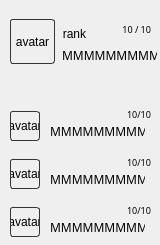
         <widget class="QWidget" name="_w_player_results_4" native="true">
          <property name="minimumSize">
           <size>
            <width>160</width>
            <height>0</height>
           </size>
          </property>
          <property name="maximumSize">
           <size>
            <width>160</width>
            <height>16777215</height>
           </size>
          </property>
          <layout class="QVBoxLayout" name="verticalLayout_4">
           <property name="spacing">
            <number>3</number>
           </property>
           <property name="leftMargin">
            <number>0</number>
           </property>
           <property name="topMargin">
            <number>9</number>
           </property>
           <property name="rightMargin">
            <number>0</number>
           </property>
           <property name="bottomMargin">
            <number>0</number>
           </property>
           <item>
            <widget class="QWidget" name="_w_player_4" native="true">
             <property name="minimumSize">
              <size>
               <width>160</width>
               <height>65</height>
              </size>
             </property>
             <property name="maximumSize">
              <size>
               <width>160</width>
               <height>65</height>
              </size>
             </property>
             <widget class="QLabel" name="_l_avatar_4">
              <property name="geometry">
               <rect>
                <x>10</x>
                <y>10</y>
                <width>45</width>
                <height>45</height>
               </rect>
              </property>
              <property name="minimumSize">
               <size>
                <width>45</width>
                <height>45</height>
               </size>
              </property>
              <property name="maximumSize">
               <size>
                <width>45</width>
                <height>45</height>
               </size>
              </property>
              <property name="styleSheet">
               <string notr="true">border-radius: 3px;
border: 1px solid rgb(54, 54, 54);</string>
              </property>
              <property name="text">
               <string>avatar</string>
              </property>
              <property name="scaledContents">
               <bool>true</bool>
              </property>
              <property name="alignment">
               <set>Qt::AlignCenter</set>
              </property>
             </widget>
             <widget class="QLabel" name="_l_rank_4">
              <property name="geometry">
               <rect>
                <x>62</x>
                <y>10</y>
                <width>25</width>
                <height>29</height>
               </rect>
              </property>
              <property name="minimumSize">
               <size>
                <width>25</width>
                <height>29</height>
               </size>
              </property>
              <property name="maximumSize">
               <size>
                <width>25</width>
                <height>29</height>
               </size>
              </property>
              <property name="text">
               <string>rank</string>
              </property>
              <property name="scaledContents">
               <bool>true</bool>
              </property>
              <property name="alignment">
               <set>Qt::AlignCenter</set>
              </property>
             </widget>
             <widget class="QLabel" name="_l_nick_4">
              <property name="geometry">
               <rect>
                <x>62</x>
                <y>38</y>
                <width>95</width>
                <height>16</height>
               </rect>
              </property>
              <property name="minimumSize">
               <size>
                <width>95</width>
                <height>0</height>
               </size>
              </property>
              <property name="maximumSize">
               <size>
                <width>95</width>
                <height>16777215</height>
               </size>
              </property>
              <property name="font">
               <font>
                <family>Revue BT</family>
               </font>
              </property>
              <property name="text">
               <string>MMMMMMMMMM</string>
              </property>
              <property name="alignment">
               <set>Qt::AlignLeading|Qt::AlignLeft|Qt::AlignVCenter</set>
              </property>
             </widget>
             <widget class="QLabel" name="_l_kills_4">
              <property name="geometry">
               <rect>
                <x>90</x>
                <y>10</y>
                <width>61</width>
                <height>20</height>
               </rect>
              </property>
              <property name="font">
               <font>
                <family>Revue BT</family>
                <pointsize>7</pointsize>
               </font>
              </property>
              <property name="text">
               <string>10 / 10</string>
              </property>
              <property name="alignment">
               <set>Qt::AlignRight|Qt::AlignTrailing|Qt::AlignVCenter</set>
              </property>
             </widget>
            </widget>
           </item>
           <item>
            <widget class="QLabel" name="label_6">
             <property name="maximumSize">
              <size>
               <width>16777215</width>
               <height>27</height>
              </size>
             </property>
             <property name="text">
              <string/>
             </property>
             <property name="pixmap">
              <pixmap resource="../resources/resources.qrc">:/menu/menu_middle_2.png</pixmap>
             </property>
             <property name="scaledContents">
              <bool>true</bool>
             </property>
            </widget>
           </item>
           <item>
            <spacer name="verticalSpacer_4">
             <property name="orientation">
              <enum>Qt::Vertical</enum>
             </property>
             <property name="sizeType">
              <enum>QSizePolicy::Minimum</enum>
             </property>
             <property name="sizeHint" stdset="0">
              <size>
               <width>20</width>
               <height>10</height>
              </size>
             </property>
            </spacer>
           </item>
           <item>
            <widget class="QWidget" name="_w_other_player_10" native="true">
             <property name="minimumSize">
              <size>
               <width>160</width>
               <height>45</height>
              </size>
             </property>
             <property name="maximumSize">
              <size>
               <width>160</width>
               <height>45</height>
              </size>
             </property>
             <widget class="QLabel" name="_l_other_avatar_10">
              <property name="geometry">
               <rect>
                <x>10</x>
                <y>7</y>
                <width>30</width>
                <height>30</height>
               </rect>
              </property>
              <property name="minimumSize">
               <size>
                <width>30</width>
                <height>30</height>
               </size>
              </property>
              <property name="maximumSize">
               <size>
                <width>30</width>
                <height>30</height>
               </size>
              </property>
              <property name="styleSheet">
               <string notr="true">border-radius: 3px;
border: 1px solid rgb(54, 54, 54);</string>
              </property>
              <property name="text">
               <string>avatar</string>
              </property>
              <property name="scaledContents">
               <bool>true</bool>
              </property>
              <property name="alignment">
               <set>Qt::AlignCenter</set>
              </property>
             </widget>
             <widget class="QLabel" name="_l_other_nick_10">
              <property name="geometry">
               <rect>
                <x>50</x>
                <y>20</y>
                <width>95</width>
                <height>15</height>
               </rect>
              </property>
              <property name="minimumSize">
               <size>
                <width>95</width>
                <height>0</height>
               </size>
              </property>
              <property name="maximumSize">
               <size>
                <width>95</width>
                <height>16777215</height>
               </size>
              </property>
              <property name="font">
               <font>
                <family>Revue BT</family>
               </font>
              </property>
              <property name="text">
               <string>MMMMMMMMMM</string>
              </property>
              <property name="alignment">
               <set>Qt::AlignLeading|Qt::AlignLeft|Qt::AlignVCenter</set>
              </property>
             </widget>
             <widget class="QLabel" name="_l_other_kills_10">
              <property name="geometry">
               <rect>
                <x>90</x>
                <y>0</y>
                <width>61</width>
                <height>20</height>
               </rect>
              </property>
              <property name="font">
               <font>
                <family>Revue BT</family>
                <pointsize>7</pointsize>
               </font>
              </property>
              <property name="text">
               <string>10/10</string>
              </property>
              <property name="alignment">
               <set>Qt::AlignRight|Qt::AlignTrailing|Qt::AlignVCenter</set>
              </property>
             </widget>
            </widget>
           </item>
           <item>
            <widget class="QWidget" name="_w_other_player_11" native="true">
             <property name="minimumSize">
              <size>
               <width>160</width>
               <height>45</height>
              </size>
             </property>
             <property name="maximumSize">
              <size>
               <width>160</width>
               <height>45</height>
              </size>
             </property>
             <widget class="QLabel" name="_l_other_avatar_11">
              <property name="geometry">
               <rect>
                <x>10</x>
                <y>7</y>
                <width>30</width>
                <height>30</height>
               </rect>
              </property>
              <property name="minimumSize">
               <size>
                <width>30</width>
                <height>30</height>
               </size>
              </property>
              <property name="maximumSize">
               <size>
                <width>30</width>
                <height>30</height>
               </size>
              </property>
              <property name="styleSheet">
               <string notr="true">border-radius: 3px;
border: 1px solid rgb(54, 54, 54);</string>
              </property>
              <property name="text">
               <string>avatar</string>
              </property>
              <property name="scaledContents">
               <bool>true</bool>
              </property>
              <property name="alignment">
               <set>Qt::AlignCenter</set>
              </property>
             </widget>
             <widget class="QLabel" name="_l_other_nick_11">
              <property name="geometry">
               <rect>
                <x>50</x>
                <y>20</y>
                <width>95</width>
                <height>15</height>
               </rect>
              </property>
              <property name="minimumSize">
               <size>
                <width>95</width>
                <height>0</height>
               </size>
              </property>
              <property name="maximumSize">
               <size>
                <width>95</width>
                <height>16777215</height>
               </size>
              </property>
              <property name="font">
               <font>
                <family>Revue BT</family>
               </font>
              </property>
              <property name="text">
               <string>MMMMMMMMMM</string>
              </property>
              <property name="alignment">
               <set>Qt::AlignLeading|Qt::AlignLeft|Qt::AlignVCenter</set>
              </property>
             </widget>
             <widget class="QLabel" name="_l_other_kills_11">
              <property name="geometry">
               <rect>
                <x>90</x>
                <y>0</y>
                <width>61</width>
                <height>20</height>
               </rect>
              </property>
              <property name="font">
               <font>
                <family>Revue BT</family>
                <pointsize>7</pointsize>
               </font>
              </property>
              <property name="text">
               <string>10/10</string>
              </property>
              <property name="alignment">
               <set>Qt::AlignRight|Qt::AlignTrailing|Qt::AlignVCenter</set>
              </property>
             </widget>
            </widget>
           </item>
           <item>
            <widget class="QWidget" name="_w_other_player_12" native="true">
             <property name="minimumSize">
              <size>
               <width>160</width>
               <height>45</height>
              </size>
             </property>
             <property name="maximumSize">
              <size>
               <width>160</width>
               <height>45</height>
              </size>
             </property>
             <widget class="QLabel" name="_l_other_avatar_12">
              <property name="geometry">
               <rect>
                <x>10</x>
                <y>7</y>
                <width>30</width>
                <height>30</height>
               </rect>
              </property>
              <property name="minimumSize">
               <size>
                <width>30</width>
                <height>30</height>
               </size>
              </property>
              <property name="maximumSize">
               <size>
                <width>30</width>
                <height>30</height>
               </size>
              </property>
              <property name="styleSheet">
               <string notr="true">border-radius: 3px;
border: 1px solid rgb(54, 54, 54);</string>
              </property>
              <property name="text">
               <string>avatar</string>
              </property>
              <property name="scaledContents">
               <bool>true</bool>
              </property>
              <property name="alignment">
               <set>Qt::AlignCenter</set>
              </property>
             </widget>
             <widget class="QLabel" name="_l_other_nick_12">
              <property name="geometry">
               <rect>
                <x>50</x>
                <y>20</y>
                <width>95</width>
                <height>15</height>
               </rect>
              </property>
              <property name="minimumSize">
               <size>
                <width>95</width>
                <height>0</height>
               </size>
              </property>
              <property name="maximumSize">
               <size>
                <width>95</width>
                <height>16777215</height>
               </size>
              </property>
              <property name="font">
               <font>
                <family>Revue BT</family>
               </font>
              </property>
              <property name="text">
               <string>MMMMMMMMMM</string>
              </property>
              <property name="alignment">
               <set>Qt::AlignLeading|Qt::AlignLeft|Qt::AlignVCenter</set>
              </property>
             </widget>
             <widget class="QLabel" name="_l_other_kills_12">
              <property name="geometry">
               <rect>
                <x>90</x>
                <y>0</y>
                <width>61</width>
                <height>20</height>
               </rect>
              </property>
              <property name="font">
               <font>
                <family>Revue BT</family>
                <pointsize>7</pointsize>
               </font>
              </property>
              <property name="text">
               <string>10/10</string>
              </property>
              <property name="alignment">
               <set>Qt::AlignRight|Qt::AlignTrailing|Qt::AlignVCenter</set>
              </property>
             </widget>
            </widget>
           </item>
          </layout>
         </widget>
